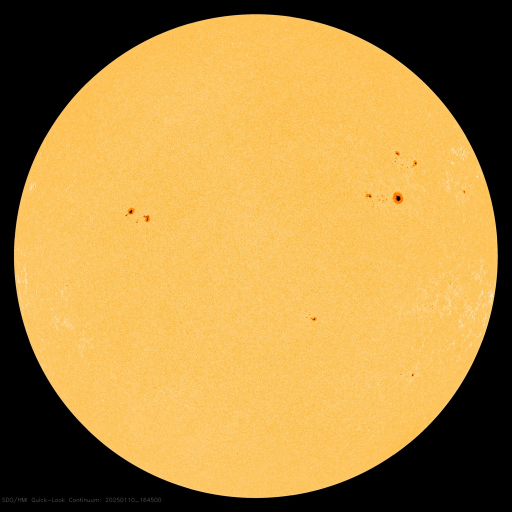
#> input picture images/20250110_164500_1024_HMIIF.jpg, 1024 x 1024 px (shown at 1/2 size)
$ python method1.py --input_path ../images/20250110_164500_1024_HMIIF.jpg
#> lines starting #> are read from the running program, lines starting #| are printed output that depends on the picture; after the words box and inside, x2 and y2 are one past the last pixel; in counts of white or black regions, pixels touching at a corner belong together
import cv2
import numpy as np
import skimage.measure as skm
import argparse

def main():
    #Parsing arguments
    parser = argparse.ArgumentParser()
    parser.add_argument('--input_path', type=str)
    parser.add_argument('--output_folder', type=str, default='Method1/results/')
    parser.add_argument('--threshold_ratio', type=float, default=0.88)
    parser.add_argument('--min_area', type=int, default=7)

    args = parser.parse_args()

    input_path, output_folder, threshold_ratio, min_area \
        = args.input_path, args.output_folder, args.threshold_ratio, args.min_area

    image_name = input_path.split("\\")[-1]
    image_name = image_name.split('/')[-1] #get what is after the last /
    image_name = image_name.split('.')[0]

    # read the image in grayscale
    image = cv2.imread(input_path, cv2.IMREAD_GRAYSCALE)
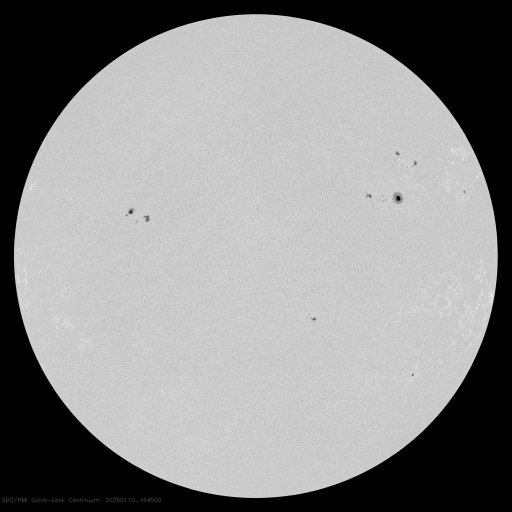
#> image: shape (1024, 1024) (shown at 1/2 size); min 0, max 255, mean 141.6
    image_array = np.array(image)

    # also import original image in color
    image_color = cv2.imread(input_path, cv2.IMREAD_COLOR)
#> image_color is the input picture: shape (1024, 1024, 3); mean B, G, R 67.3, 138.1, 176.4

    # Calculate mean intensity considering only pixels with intensity high enough
    bright_pixels = image_array[image_array > 25]
    mean_intensity = np.mean(bright_pixels)
#> mean_intensity = 201.5

    # Calculate threshold as alpha * mean_intensity
    # the threshold is proportional to the intensity of the sun for better robustness
    threshold = round(threshold_ratio * mean_intensity)
#> threshold = 177

    # Create the mask of estimated sunspots
    mask = image_array < threshold
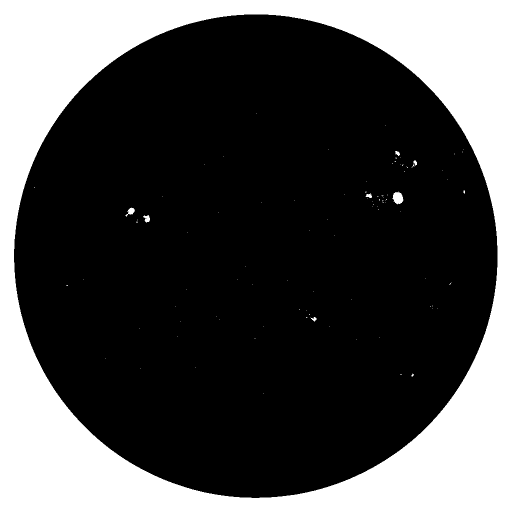
#> mask: shape (1024, 1024) bool (shown at 1/2 size); 30.1% white; 101 white regions (93 under 20 px), largest, box (x1, y1, x2, y2) and area: (0, 0, 1024, 1024) 314873, (785, 383, 807, 409) 390, (251, 415, 270, 433) 156
    mask = np.stack((mask,)*3, axis=-1)
    # [5 lines of commented-out code are left out]
    labels = skm.label(mask, connectivity=2, background=0)
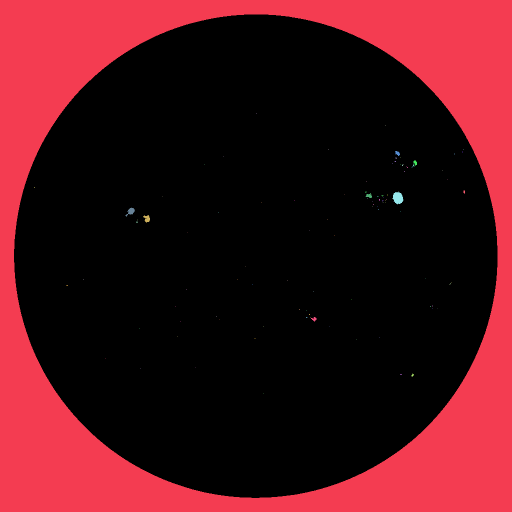
#> labels: shape (1024, 1024, 3) int32 (shown at 1/2 size); 102 distinct labels, from 0 to 101; one colour per label, 0 black
    regionprops = skm.regionprops(labels)
#> regionprops = 101 regions

    #Filter the regions to keep only relevant ones
    scale_factor = (image_array.shape[0]/1024)**2
#> scale_factor = 1
    regionprops = [regionprop for regionprop in regionprops if  10000 >= regionprop.area_filled/scale_factor >= min_area]
#> regionprops = 28 regions

    # Create a mask for the borders
    border_mask = np.zeros_like(image_color)

    # Draw borders around each sunspot
    for i, region in enumerate(regionprops):
        if True or i % 2 == 0:  # Skip duplicate regions
            filled_area = region.filled_image
            minr, minc, _, maxr, maxc, _ = region.bbox

            # Create a temporary mask for this region
            temp_mask = np.zeros((maxr - minr + 1, maxc - minc + 1), dtype=bool)
            # Fill the mask with the filled area
            temp_mask[0:filled_area.shape[0], 0:filled_area.shape[1]] = filled_area[:,:,0]

            # Find the boundary pixels
            for x in range(temp_mask.shape[0]):
                for y in range(temp_mask.shape[1]):
                    if temp_mask[x, y]:
                        # Check if this pixel is on the boundary
                        if (x == 0 or x == temp_mask.shape[0]-1 or
                            y == 0 or y == temp_mask.shape[1]-1 or
                            not temp_mask[x-1, y] or not temp_mask[x+1, y] or
                            not temp_mask[x, y-1] or not temp_mask[x, y+1]):
                            # Map back to original coordinates
                            border_mask[x + minr, y + minc] = [255, 255, 255]
#> this loop made 28 passes
#> (filled_area, minr, minc, maxr, maxc) on pass 14: ([[True, True, True], [True, True, True], [True, True, True]], 392, 754, 393, 757)
#> (minr, minc, maxr, maxc) on passes 1 to 6: (302, 790, 312, 800), (315, 791, 318, 793), (321, 827, 331, 834), (322, 789, 324, 792), (327, 826, 333, 829), (329, 804, 332, 806)
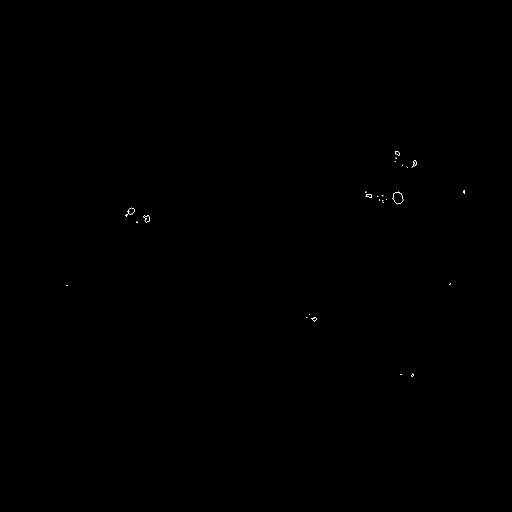
#> border_mask: shape (1024, 1024, 3) (shown at 1/2 size); 0.04% white in thin lines or dots, all inside (x1, y1, x2, y2) = (133, 302, 930, 753)

    # print(image_color.shape, border_mask.shape)
    # Superpose the borders on the original image
    border_superposed = cv2.addWeighted(image_color, 0.6, border_mask, 1, 0)
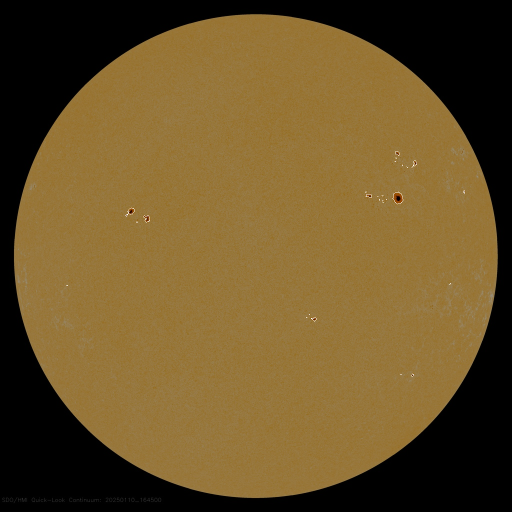
#> border_superposed: shape (1024, 1024, 3) (shown at 1/2 size); mean B, G, R 40.5, 82.9, 105.9

    # Display the analysis
    print(f'Number of sunspots: {len(regionprops)}')
#| Number of sunspots: 28
    print('')
    for i in range(len(regionprops)):
        if True or i%2 == 0: #EDIT: nevermind
            print(f'Sunspot {i + 1}: {int(regionprops[i].area_filled)//scale_factor} pixels')
#> this loop made 28 passes
#| Sunspot 1: 183.0 pixels
#| Sunspot 2: 15.0 pixels
#| Sunspot 3: 153.0 pixels
#| Sunspot 4: 12.0 pixels
#| Sunspot 5: 27.0 pixels
#| Sunspot 6: 12.0 pixels
#| Sunspot 7: 12.0 pixels
#| Sunspot 8: 12.0 pixels
#> (further printed lines are left out)

    # Save the resulting image. Uncomment to also save mask
    # cv2.imwrite(f'{output_folder}/mask_{image_name}.jpg', mask*255)
    cv2.imwrite(f'{output_folder}/output_{image_name}.jpg', border_superposed)
    print(f'Image with borders saved at {output_folder}/output_{image_name}.jpg')

if __name__ == '__main__':
    main()
